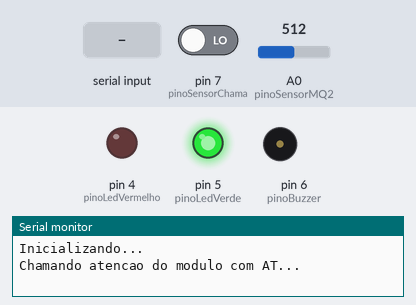
A sketch run on a simulated Arduino Uno, built with avr-gcc and run on an emulated ATmega328P. Shown: output pins drawn as LEDs (lit = HIGH), buzzer (waves = sounding), the last lines printed to the serial monitor. Inputs (shaded band) come from the test bench; at power-on: pin 7 (pinoSensorChama) LOW, A0 (pinoSensorMQ2) = 512. The modem accepts every AT command (registered, SIM ready, sends succeed) and sends nothing else.

Above: at 1.8 s.
1.9 s: "[\n" received over the second serial link
At 35.2 s:
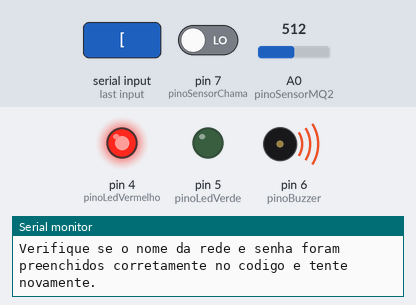
Timing chart, 0 to 36.7 s (numbered marks = the images above; inputs shaded):
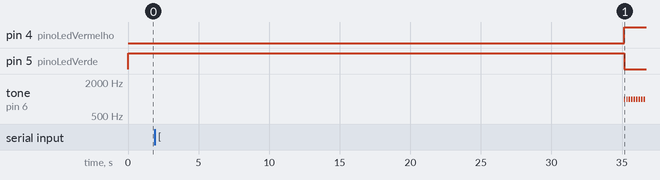

The sketch:

prototipo.ino
```cpp
#include <ArduinoJson.h>
#include <SoftwareSerial.h>

int pinoLedVermelho = 4;
int pinoLedVerde    = 5;
int pinoBuzzer      = 6;
int pinoSensorChama = 7;
int pinoSensorMQ2   = A0;

const int leituraSensor = 300;

int fireAlertCounter = 0;
int fireAlertSent    = 0;

int gasAlertCounter = 0;
int gasAlertSent    = 0;

int alertResetCounter = 0;
const int alertResetTime = 50000;

const String serverAddress = "192.168.11.4";

const int maxAlertSentCounter = 3;

String rede     = "Casa";
String senha    = "11122593";
String resposta = "";
String json     = "";

StaticJsonDocument<200> doc;

SoftwareSerial ESP_Serial(10, 11);

void setup()
{
  pinMode(pinoSensorChama, INPUT );
  pinMode(pinoSensorMQ2  , INPUT );
  pinMode(pinoLedVermelho, OUTPUT);
  pinMode(pinoLedVerde   , OUTPUT);
  pinMode(pinoBuzzer     , OUTPUT);

  digitalWrite(pinoLedVermelho, LOW );
  digitalWrite(pinoLedVerde   , HIGH);

  Serial.begin(9600);
  ESP_Serial.begin(9600);

  Serial.println("Inicializando...");
  delay(1000);

  Serial.println("Chamando atencao do modulo com AT...");
  sendCommand("AT");
  readResponse(1000);

  Serial.println("Mudando o modo com CWMODE=1...");
  sendCommand("AT+CWMODE=1");
  readResponse(1000);

  Serial.println("Verificando redes WiFi disponíveis com CWLAP...");
  sendCommand("AT+CWLAP");
  readResponse(15000);

  Serial.println("Conectando a rede...");
  String CWJAP = "\"AT+CWJAP=\"";
  CWJAP += rede;
  CWJAP += "\",\"";
  CWJAP += senha;
  CWJAP += "\"";
  sendCommand(CWJAP);
  readResponse(15000);

  delay(2000);

  if (resposta.indexOf("OK") == -1)
  {
    Serial.println("Atencao: Nao foi possivel conectar a rede WiFi.");
    Serial.println("Verifique se o nome da rede e senha foram preenchidos corretamente no codigo e tente novamente.");
  }
  else
  {
    Serial.println("Sucesso! Conectado a rede WiFi.");
  }
}

void loop()
{
  int sensorMQ2 = analogRead(pinoSensorMQ2);
  int sensorChamaDigital = digitalRead(pinoSensorChama);

  if (sensorChamaDigital != 1)
  {
    digitalWrite(pinoLedVermelho, HIGH);
    digitalWrite(pinoLedVerde, LOW);
    tone(pinoBuzzer, 1000, 100);
    delay(125);
    fireAlertCounter += 1;

    if ((fireAlertCounter >= 10) && (fireAlertSent < maxAlertSentCounter))
    {
      sendAlertPostRequest(1);
      fireAlertSent += 1;

      if (fireAlertSent == maxAlertSentCounter)
        alertResetCounter = millis();
    }

    if ((fireAlertSent == maxAlertSentCounter) && ((alertResetCounter + alertResetTime) <= millis()))
    {
      fireAlertSent    = 0;
      fireAlertCounter = 0;
    }
  }
  else if (sensorMQ2 > leituraSensor)
  {
    digitalWrite(pinoLedVermelho, HIGH);
    digitalWrite(pinoLedVerde, LOW);
    tone(pinoBuzzer, 1000, 100);
    delay(125);
    gasAlertCounter += 1;

    if ((gasAlertCounter >= 10) && (gasAlertSent < maxAlertSentCounter))
    {
      sendAlertPostRequest(2);
      gasAlertSent += 1;

      if (gasAlertSent == maxAlertSentCounter)
        alertResetCounter = millis();
    }
  }
  else
  {
    digitalWrite(pinoLedVermelho, LOW);
    digitalWrite(pinoLedVerde, HIGH);
    noTone(pinoBuzzer);

    fireAlertCounter = 0;
    gasAlertCounter  = 0;
  }

  delay(50);
}

void sendCommand(String cmd)
{
  ESP_Serial.println(cmd);
}

void readResponse(unsigned int timeout)
{
  unsigned long timeIn = millis();
  resposta = "";

  while (timeIn + timeout > millis())
  {
    if (ESP_Serial.available())
    {
      char c = ESP_Serial.read();
      resposta += c;
    }
  }

  Serial.println(resposta);
}

void readResponseWithJson(unsigned int timeout)
{
  unsigned long timeIn = millis();
  resposta = "";
  json = "";
  bool seenBrace = false;

  while (timeIn + timeout > millis())
  {
    if (ESP_Serial.available())
    {
      char c = ESP_Serial.read();

      if (c == '[')
        seenBrace = true;

      if (seenBrace) json += c;
      else           resposta += c;
    }
  }

  Serial.println(json);
  Serial.println(resposta);
  DeserializationError error = deserializeJson(doc, json);
}

void sendAlertPostRequest(int alertCode)
{
  sendCommand("AT+CIPMUX=1");
  readResponse(1000);

  sendCommand("AT+CIPSTART=4,\"TCP\",\""+ serverAddress +"\",3000");
  readResponse(2500);

  String request = "POST /send_alert/" + String(alertCode) +"\n";
  sendCommand("AT+CIPSEND=4,"+ String(request.length() + 4));
  readResponse(2500);

  sendCommand(request);
  readResponse(10000);

  ESP_Serial.println();
  // delay(1000);

  // sendCommand("AT+CIPCLOSE=4");
  readResponse(5000);
}

void sendGetRequest()
{
  sendCommand("AT+CIPMUX=1");
  readResponse(1000);

  sendCommand("AT+CIPSTART=3,\"TCP\",\""+ serverAddress +"\",3000");
  readResponse(2500);

  String request = "GET /users/";

  sendCommand("AT+CIPSEND=3,"+ String(request.length() + 4));
  readResponse(2500);

  sendCommand(request);
  readResponseWithJson(30000);

  String name = doc[0]["name"];
  Serial.println(name);

  ESP_Serial.println();
  readResponse(10000);
  // delay(1000);

  // sendCommand("AT+CIPCLOSE=4");
  // readResponse(1000);
}
```
